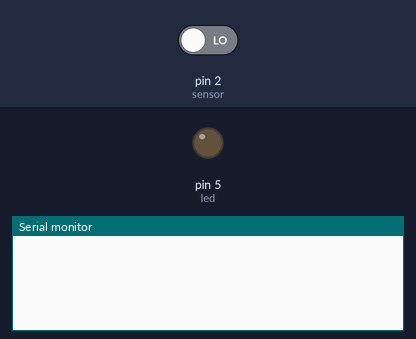
The sketch below on a simulated Arduino Uno, built with avr-gcc and run on an emulated ATmega328P. Shown: output pins drawn as LEDs (lit = HIGH), the last lines printed to the serial monitor. The inputs (shaded band) are chosen by the test bench; at power-on: pin 2 (sensor) LOW.

Above: at 1.2 s.
1.3 s: pin 2 (sensor) driven HIGH
At 2.7 s:
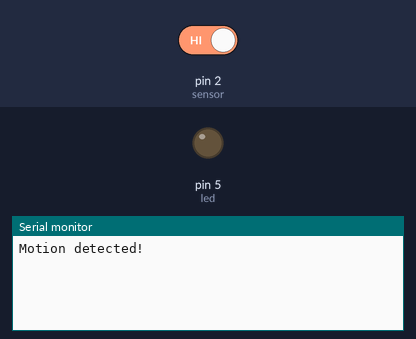
3.0 s: pin 2 (sensor) driven LOW
At 4.2 s:
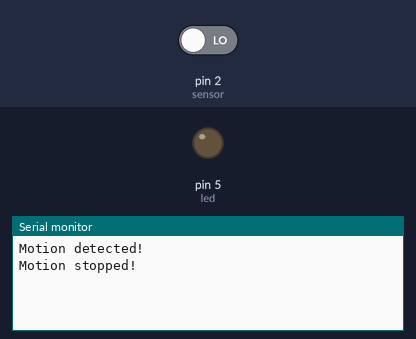

Measured:
- after the input at 1.3 s, the serial monitor: prints a new line after 0.20 s (image 1)
- after the input at 3.0 s, the serial monitor: prints a new line after 0.20 s (image 2)

The sketch:

pir.ino
```cpp
int led = 5;
int sensor = 2;              // the pin that the sensor is atteched to
int state = LOW;             // by default, no motion detected
int val = 0;                 // variable to store the sensor status (value)

void setup() {
  pinMode(led, OUTPUT);      // initalize LED as an output
  pinMode(sensor, INPUT);    // initialize sensor as an input
  Serial.begin(115200);        // initialize serial
}

void loop(){
  val = digitalRead(sensor);   // read sensor value
  if (val == HIGH) {           // check if the sensor is HIGH
//    digitalWrite(led, HIGH);   // turn LED ON
    delay(100);                // delay 100 milliseconds

    if (state == LOW) {
      Serial.println("Motion detected!");
      state = HIGH;       // update variable state to HIGH
    }
  }
  else {
      digitalWrite(led, LOW); // turn LED OFF
      delay(200);             // delay 200 milliseconds

      if (state == HIGH){
        Serial.println("Motion stopped!");
        state = LOW;       // update variable state to LOW
    }
  }
}
```
